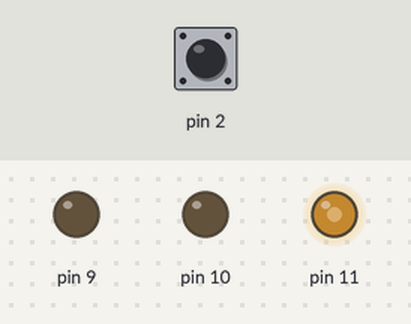
The sketch below on a simulated Arduino Uno, built with avr-gcc and run on an emulated ATmega328P. On the bench: output pins drawn as LEDs (lit = HIGH). Dashed ring = blinking. Inputs (shaded band) come from the test bench; at power-on: pin 2 LOW.

Above: at 1.25 s.
1.3 s: pin 2 driven HIGH
At 2.2 s:
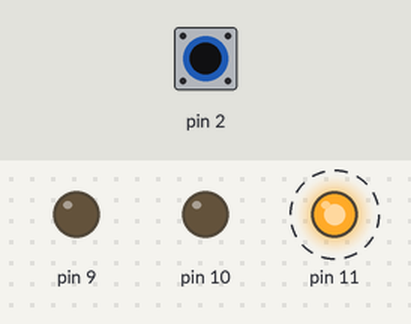
4.3 s: pin 2 driven LOW
At 5.45 s:
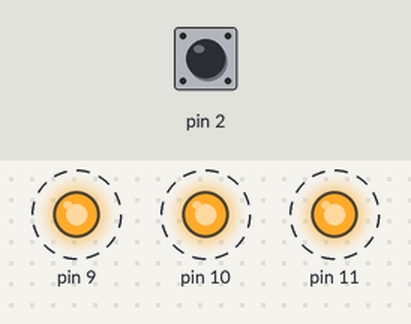
7.3 s: pin 2 pulsed HIGH 2 times (0.12 s each, 0.3 s apart)
At 8.55 s:
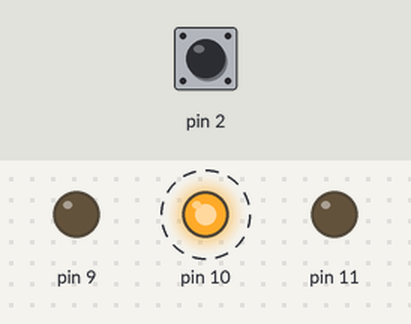
Timing chart, 0 to 16.3 s (numbered marks = the images above; inputs shaded):
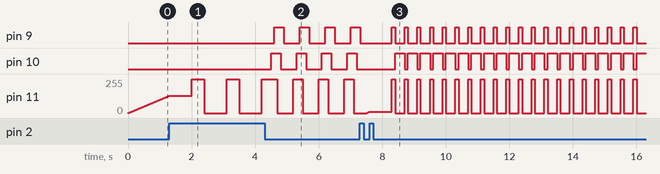

The sketch:

Holiday_Lights.ino
```cpp
int timesPressed = 0;
int stageCheck1 = 0;
int stageCheck2 = 0;

void FirstShowCode (int pin){
    int i = 0;
    int reverse = 0;
    int pressed = 0;
    while (reverse != 1){
      if(digitalRead(2) == HIGH){
        timesPressed = 1;
        pressed = 1;
        break;
      }
      analogWrite(pin, i);
      i++;
      if (i == 256){
        reverse = 1;
      }
      delay(10);
    }
    while (i != 0){
      if(pressed != 0){
        break;
      }
      if(digitalRead(2) == HIGH){
        timesPressed = 1;
        break;
      }
      i--;
      analogWrite(pin, i);
      delay(10);
    }
    delay(500);
}

void setup() {
  pinMode(11, OUTPUT);
  pinMode(10, OUTPUT);
  pinMode(9, OUTPUT);

  pinMode(2, INPUT);\
  Serial.begin(9600);

}

void loop() {

  int readPin2 = digitalRead(2);
  if (timesPressed >= 3) {timesPressed = 0;}

  switch(timesPressed){

      case 0:
            digitalWrite(11, LOW);
            digitalWrite(9, LOW);
            digitalWrite(10, LOW);
            //Show for the red led
            FirstShowCode(11);
            if (timesPressed == 1){
              stageCheck1 = 1;
              break;
            }
            //Show for the green led
            FirstShowCode(10);
            if (timesPressed == 1){
              stageCheck1 = 1;
              break;
            }
            //Show for the blue led
            FirstShowCode(9);
            if (timesPressed == 1){
              stageCheck1 = 1;
              break;
            }
          break;
      case 1:
            digitalWrite(10, LOW);
            digitalWrite(11, HIGH);
            if(digitalRead(2) == HIGH && stageCheck2 == 0 && stageCheck1 == 1){
              timesPressed = 2;
              stageCheck2 = 1;
              break;
            }
            digitalWrite(9,HIGH);
            delay(100);
            digitalWrite(11, LOW);
            digitalWrite(9, LOW);
            if(digitalRead(2) == HIGH && stageCheck2 == 0 && stageCheck1 == 1){
              timesPressed = 2;
              stageCheck2 = 1;
              break;
            }
            digitalWrite(10, HIGH);
            delay(100);
        break;
      case 2:
            digitalWrite(11, HIGH);
            if(digitalRead(2) == HIGH && stageCheck2 == 1 && stageCheck1 == 1){
              timesPressed = 3;
              stageCheck1 = 0;
              stageCheck2 = 0;
              break;
            }
            delay(100);
            digitalWrite(10, HIGH);
            if(digitalRead(2) == HIGH && stageCheck2 == 1 && stageCheck1 == 1){
              timesPressed = 3;
              stageCheck1 = 0;
              stageCheck2 = 0;
              break;
            }
            delay(100);
            digitalWrite(9, HIGH);
            if(digitalRead(2) == HIGH && stageCheck2 == 1 && stageCheck1 == 1){
              timesPressed = 3;
              stageCheck1 = 0;
              stageCheck2 = 0;
              break;
            }
            delay(100);
            digitalWrite(11, LOW);
            if(digitalRead(2) == HIGH && stageCheck2 == 1 && stageCheck1 == 1){
              timesPressed = 3;
              stageCheck1 = 0;
              stageCheck2 = 0;
              break;
            }
            delay(100);
            digitalWrite(10, LOW);
            if(digitalRead(2) == HIGH && stageCheck2 == 1 && stageCheck1 == 1){
              timesPressed = 3;
              stageCheck1 = 0;
              stageCheck2 = 0;
              break;
            }
            delay(100);
            digitalWrite(9, LOW);
            if(digitalRead(2) == HIGH && stageCheck2 == 1 && stageCheck1 == 1){
              timesPressed = 3;
              stageCheck1 = 0;
              stageCheck2 = 0;
              break;
            }
            delay(100);
            if(digitalRead(2) == HIGH && stageCheck2 == 1 && stageCheck1 == 1){
              timesPressed = 3;
              stageCheck1 = 0;
              stageCheck2 = 0;
              break;
            }
        break;
  }
  delay(200);

}
```

Measured:
- after the input at 4.3 s, pin 9: alternates HIGH for 0.30 s and LOW for 0.50 s, starting after 0.30 s; pin 10: alternates HIGH for 0.30 s and LOW for 0.50 s, starting after 0.20 s; pin 11: alternates 255/255 for 0.30 s and 0/255 for 0.50 s, starting after 0.40 s
- after the input at 7.3 s, pin 10: alternates HIGH for 0.30 s and LOW for 0.10 s, starting after 1.1 s
- by itself, pin 11: alternates 255/255 for 0.40 s and 0/255 for 0.70 s
